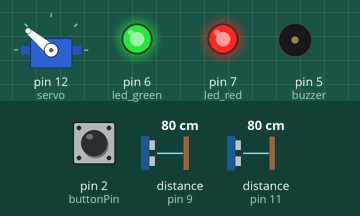
Simulated run of this sketch. Board: Arduino Uno, built with avr-gcc and run on an emulated ATmega328P. On the bench: servo, output pins drawn as LEDs (lit = HIGH), buzzer (waves = sounding). Wiring (inferred from the names in the program): 2 × ultrasonic range finder: trigger pin 8, echo pin 9 / trigger pin 10, echo pin 11. The inputs (shaded band) are chosen by the test bench; at power-on: distance to the obstacle (sensors on pin 9, pin 11) 80 cm, pin 2 (buttonPin) LOW. The echo pulse lasts 58.3 µs per cm; pins used as bus, display or sensor lines are not drawn.

Above: at 1.6 s.
1.7 s: distance to the obstacle (sensor on pin 9) set to 244 cm
5.2 s: distance to the obstacle (sensor on pin 9) set to 255 cm
At 6.04 s:
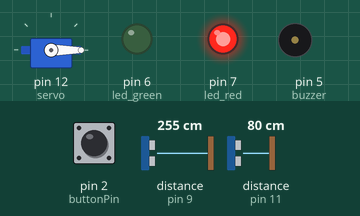
8.7 s: distance to the obstacle (sensor on pin 11) set to 148 cm
12.2 s: distance to the obstacle (sensor on pin 11) set to 156 cm
At 13.5 s:
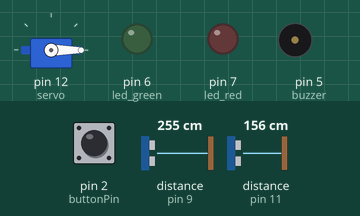
Timing chart, 0 to 15.0 s (numbered marks = the images above; inputs shaded):
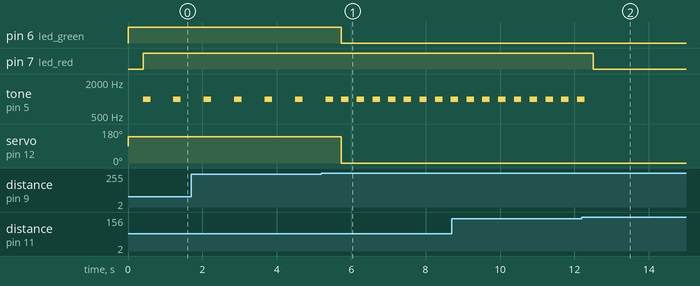

Measured:
- the behaviour switches between 249 and 250 cm on distance to the obstacle (sensor on pin 9) (found by bisection; images 0 and 1)
- the behaviour switches between 150 and 151 cm on distance to the obstacle (sensor on pin 11) (found by bisection; images 1 and 2)
- after the input at 5.2 s, pin 6 (led_green): HIGH → LOW after 0.53 s; tone on pin 5 (buzzer): alternates 1000 Hz for 0.20 s and silent for 0.22 s, starting after 0.53 s; servo on pin 12 (servo): 140° → 0° after 0.53 s
- after the input at 12.2 s, pin 7 (led_red): HIGH → LOW after 0.30 s; tone on pin 5 (buzzer): goes on until 12.3 s, then stays silent
- by itself, tone on pin 5 (buzzer): alternates 1000 Hz for 0.20 s and silent for 0.62 s

The sketch:

sketch_may16a_pro__1_.ino
```cpp
#include <Servo.h>
#define trigPin1 8
#define echoPin1 9
#define trigPin2 10
#define echoPin2 11
#define buzzer 5
#define led_green 6
#define led_red 7
Servo servo;
int buttonPin = 2;
boolean buttonstate = LOW;

void setup() {
  Serial.begin (9600);
  pinMode(trigPin1, OUTPUT);
  pinMode(echoPin1, INPUT);
  pinMode(trigPin2, OUTPUT);
  pinMode(echoPin2, INPUT);
  pinMode(buzzer, OUTPUT);
  pinMode(led_green, OUTPUT);
  pinMode(led_red, OUTPUT);
  servo.attach(12);
  pinMode(buttonPin,INPUT);
}

void loop() {
  long duration1, distance1;
  long duration2, distance2;
  digitalWrite(trigPin1, LOW);
  delayMicroseconds(2);
  digitalWrite(trigPin1, HIGH);
  delayMicroseconds(10);
  digitalWrite(trigPin1, LOW);
  duration1 = pulseIn(echoPin1, HIGH);
  distance1 = (duration1/2) / 29.1;
  digitalWrite(trigPin2, LOW);
  delayMicroseconds(2);
  digitalWrite(trigPin2, HIGH);
  delayMicroseconds(10);
  digitalWrite(trigPin2, LOW);
  duration2 = pulseIn(echoPin2, HIGH);
  distance2 = (duration2/2) / 29.1;

  buttonstate = digitalRead(buttonPin);

  if (buttonstate==HIGH) {
      servo.write(0);
  }
  else if (distance1 < 250) {
    servo.write(140);
    digitalWrite(led_green,HIGH);
    delay(400);
  }
  else {
    servo.write(0);
    digitalWrite(led_green,LOW);
  }

  if (distance2 < 150) {  // This is where the Buzzer On/Off happens
    tone(buzzer, 1000); // Send 1KHz sound signal...
    digitalWrite(led_red,HIGH);
    delay(200);
    noTone(buzzer);
  }
  else {
    noTone(buzzer);
    digitalWrite(led_red,LOW);
  }

  delay(200);
}
```
